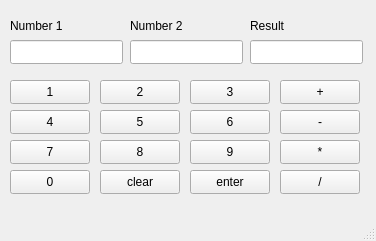
<?xml version="1.0" encoding="UTF-8"?>
<ui version="4.0">
 <class>MainWindow</class>
 <widget class="QMainWindow" name="MainWindow">
  <property name="geometry">
   <rect>
    <x>0</x>
    <y>0</y>
    <width>376</width>
    <height>241</height>
   </rect>
  </property>
  <property name="windowTitle">
   <string>MainWindow</string>
  </property>
  <widget class="QWidget" name="centralwidget">
   <widget class="QPushButton" name="N0">
    <property name="geometry">
     <rect>
      <x>10</x>
      <y>170</y>
      <width>80</width>
      <height>24</height>
     </rect>
    </property>
    <property name="text">
     <string>0</string>
    </property>
   </widget>
   <widget class="QLabel" name="label_2">
    <property name="geometry">
     <rect>
      <x>130</x>
      <y>10</y>
      <width>81</width>
      <height>31</height>
     </rect>
    </property>
    <property name="text">
     <string>Number 2</string>
    </property>
   </widget>
   <widget class="QPushButton" name="N1">
    <property name="geometry">
     <rect>
      <x>10</x>
      <y>80</y>
      <width>80</width>
      <height>24</height>
     </rect>
    </property>
    <property name="text">
     <string>1</string>
    </property>
   </widget>
   <widget class="QPushButton" name="clr">
    <property name="geometry">
     <rect>
      <x>100</x>
      <y>170</y>
      <width>80</width>
      <height>24</height>
     </rect>
    </property>
    <property name="text">
     <string>clear</string>
    </property>
   </widget>
   <widget class="QPushButton" name="add">
    <property name="geometry">
     <rect>
      <x>280</x>
      <y>80</y>
      <width>80</width>
      <height>24</height>
     </rect>
    </property>
    <property name="text">
     <string>+</string>
    </property>
   </widget>
   <widget class="QLabel" name="label">
    <property name="geometry">
     <rect>
      <x>10</x>
      <y>10</y>
      <width>81</width>
      <height>31</height>
     </rect>
    </property>
    <property name="text">
     <string>Number 1</string>
    </property>
   </widget>
   <widget class="QPushButton" name="N2">
    <property name="geometry">
     <rect>
      <x>100</x>
      <y>80</y>
      <width>80</width>
      <height>24</height>
     </rect>
    </property>
    <property name="text">
     <string>2</string>
    </property>
   </widget>
   <widget class="QLineEdit" name="num2">
    <property name="geometry">
     <rect>
      <x>130</x>
      <y>40</y>
      <width>113</width>
      <height>24</height>
     </rect>
    </property>
    <property name="text">
     <string/>
    </property>
   </widget>
   <widget class="QLineEdit" name="num1">
    <property name="geometry">
     <rect>
      <x>10</x>
      <y>40</y>
      <width>113</width>
      <height>24</height>
     </rect>
    </property>
    <property name="text">
     <string/>
    </property>
   </widget>
   <widget class="QPushButton" name="mul">
    <property name="geometry">
     <rect>
      <x>280</x>
      <y>140</y>
      <width>80</width>
      <height>24</height>
     </rect>
    </property>
    <property name="text">
     <string>*</string>
    </property>
   </widget>
   <widget class="QPushButton" name="N5">
    <property name="geometry">
     <rect>
      <x>100</x>
      <y>110</y>
      <width>80</width>
      <height>24</height>
     </rect>
    </property>
    <property name="text">
     <string>5</string>
    </property>
   </widget>
   <widget class="QLabel" name="label_3">
    <property name="geometry">
     <rect>
      <x>250</x>
      <y>10</y>
      <width>81</width>
      <height>31</height>
     </rect>
    </property>
    <property name="text">
     <string>Result</string>
    </property>
   </widget>
   <widget class="QPushButton" name="sub">
    <property name="geometry">
     <rect>
      <x>280</x>
      <y>110</y>
      <width>80</width>
      <height>24</height>
     </rect>
    </property>
    <property name="text">
     <string>-</string>
    </property>
   </widget>
   <widget class="QPushButton" name="div">
    <property name="geometry">
     <rect>
      <x>280</x>
      <y>170</y>
      <width>80</width>
      <height>24</height>
     </rect>
    </property>
    <property name="text">
     <string>/</string>
    </property>
   </widget>
   <widget class="QPushButton" name="N9">
    <property name="geometry">
     <rect>
      <x>190</x>
      <y>140</y>
      <width>80</width>
      <height>24</height>
     </rect>
    </property>
    <property name="text">
     <string>9</string>
    </property>
   </widget>
   <widget class="QPushButton" name="N3">
    <property name="geometry">
     <rect>
      <x>190</x>
      <y>80</y>
      <width>80</width>
      <height>24</height>
     </rect>
    </property>
    <property name="text">
     <string>3</string>
    </property>
   </widget>
   <widget class="QPushButton" name="N6">
    <property name="geometry">
     <rect>
      <x>190</x>
      <y>110</y>
      <width>80</width>
      <height>24</height>
     </rect>
    </property>
    <property name="text">
     <string>6</string>
    </property>
   </widget>
   <widget class="QLineEdit" name="result">
    <property name="geometry">
     <rect>
      <x>250</x>
      <y>40</y>
      <width>113</width>
      <height>24</height>
     </rect>
    </property>
    <property name="text">
     <string/>
    </property>
   </widget>
   <widget class="QPushButton" name="N7">
    <property name="geometry">
     <rect>
      <x>10</x>
      <y>140</y>
      <width>80</width>
      <height>24</height>
     </rect>
    </property>
    <property name="text">
     <string>7</string>
    </property>
   </widget>
   <widget class="QPushButton" name="ent">
    <property name="geometry">
     <rect>
      <x>190</x>
      <y>170</y>
      <width>80</width>
      <height>24</height>
     </rect>
    </property>
    <property name="text">
     <string>enter</string>
    </property>
   </widget>
   <widget class="QPushButton" name="N4">
    <property name="geometry">
     <rect>
      <x>10</x>
      <y>110</y>
      <width>80</width>
      <height>24</height>
     </rect>
    </property>
    <property name="text">
     <string>4</string>
    </property>
   </widget>
   <widget class="QPushButton" name="N8">
    <property name="geometry">
     <rect>
      <x>100</x>
      <y>140</y>
      <width>80</width>
      <height>24</height>
     </rect>
    </property>
    <property name="text">
     <string>8</string>
    </property>
   </widget>
  </widget>
  <widget class="QMenuBar" name="menubar">
   <property name="geometry">
    <rect>
     <x>0</x>
     <y>0</y>
     <width>376</width>
     <height>21</height>
    </rect>
   </property>
  </widget>
  <widget class="QStatusBar" name="statusbar"/>
 </widget>
 <resources/>
 <connections/>
</ui>
